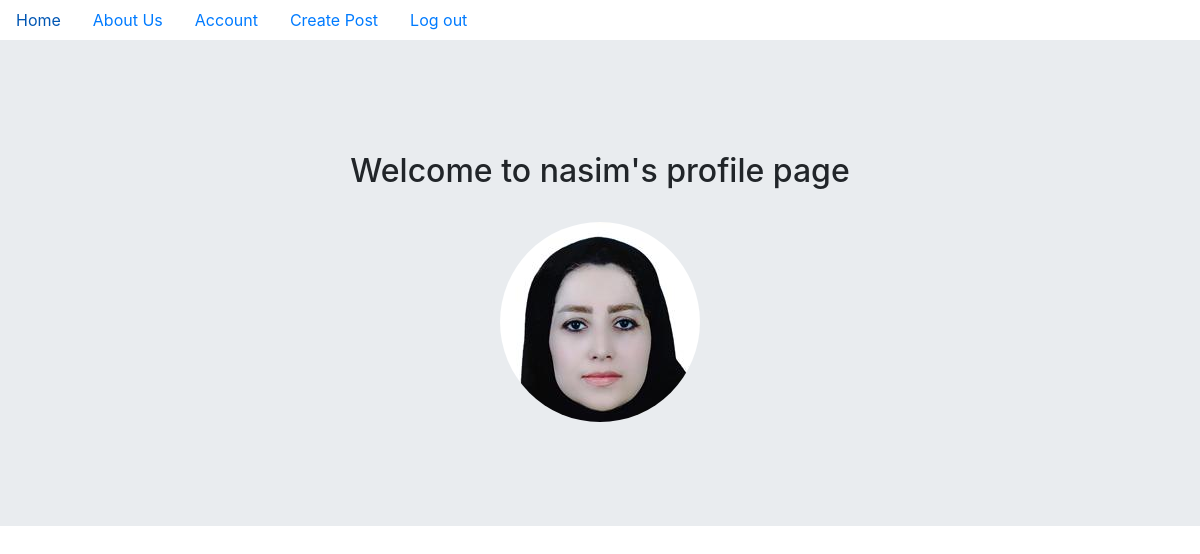
/nasim (signed in), run on an earlier commit of the app's database.
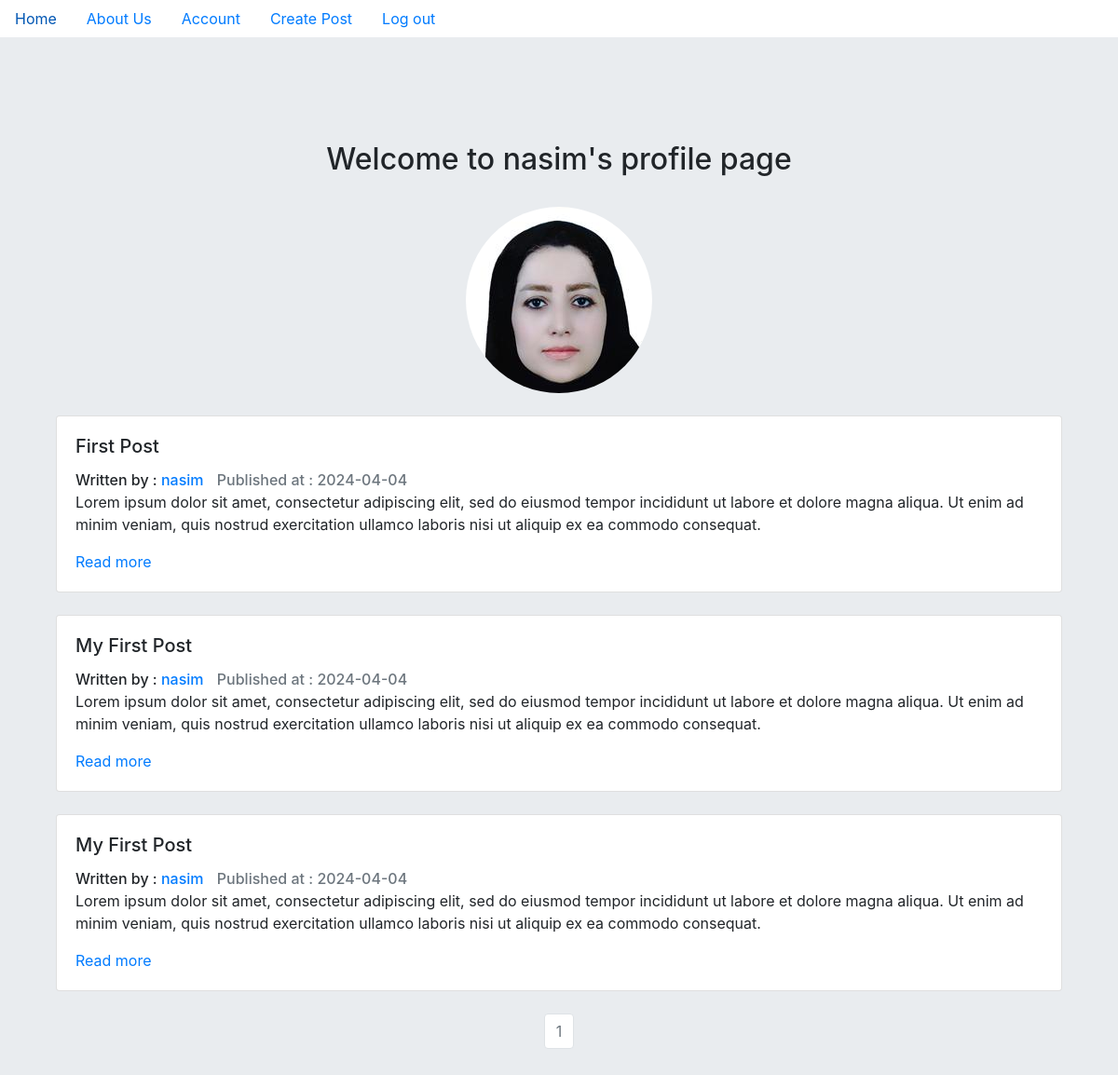
And on a later commit of the database.
### puppycompanyblog/models.py (models this page shows, shortened)
class User(db.Model,UserMixin):
    __tablename__ = 'users'
    id = db.Column(db.Integer, primary_key=True)
    email = db.Column(db.String(64) , unique = True , index = True)
    username = db.Column(db.String(64) , unique = True, index = True)
    password = db.Column(db.String(128))
    profile_image = db.Column(db.String(255) , nullable = False , default = 'default.jpg')
    posts = db.relationship('BlogPosts', backref = 'author', lazy = True)

class BlogPosts(db.Model):
    users = db.relationship(User)
    __tablename__ = 'posts'
    id = db.Column(db.Integer, primary_key=True)
    author_id = db.Column(db.Integer, db.ForeignKey('users.id'), nullable = False)
    title = db.Column(db.String(255), nullable = False)
    content = db.Column(db.Text, nullable = False)
    date_posted = db.Column(db.DateTime, nullable=False, default=datetime.utcnow)

### puppycompanyblog/users/views.py (the view)
@users.route('/<username>')
def user_posts(username):
    page = request.args.get('page', 1, type=int)
    user = User.query.filter_by(username=username).first_or_404()
    blog_posts = BlogPosts.query.filter_by(author=user).order_by(BlogPosts.date_posted.desc()).paginate(page=page, per_page=5)
    return render_template('user_blog_posts.html' , blog_posts= blog_posts , user=user)

### puppycompanyblog/models.py (called while the page is built)
@login_manager.user_loader
def load_user(user_id):
    return User.query.get(user_id)

### puppycompanyblog/templates/user_blog_posts.html (shortened to what this page needs)
{% extends 'base.html' %} {% block content %}
<div class="h-100 d-flex align-items-center justify-content-center">
  <div class="container mt-5 center">
    <div class="text-center">
      <h2>Welcome to {{current_user.username}}'s profile page</h2>
      <br />
    </div>
    <img
      src="{{url_for('static', filename='profile_pics/' + current_user.profile_image)}}"
      class="rounded-circle mx-auto d-block"
      alt=" {{current_user.username}}'s Profile Picture"
      width="200"
    />
    <br />
  </div>
</div>
<div>
  {% for post in blog_posts.items %}
  <div class="container">
    <div class="card">
      <div class="card-body">
        <h5 class="card-title">{{post.title}}</h5>
        <h6 style="display: inline">
          Written by :
          <a
            href="{{url_for('users.user_posts' , username=post.author.username)}}"
            class="card-link"
          >
            {{post.author.username}}
          </a>
        </h6>
        <h6 class="card-subtitle mb-2 text-muted" style="display: inline">
          Published at : {{post.date_posted.strftime('%Y-%m-%d')}}
        </h6>
        <br />
        <p class="card-text">{{post.content[0:231]}}</p>
        <a
          href="{{url_for('core.index' , blog_post_id = post.id) }}"
          class="card-link"
          >Read more</a
        >
      </div>
    </div>
  </div>
  <br />
  {% endfor %}
</div>
<nav aria-label="Page Navigation example">
  <ul class="pagination justify-content-center">
    {% for page_num in blog_posts.iter_pages(left_edge=1, right_edge=1,
    left_current=1,right_current=2) %} {% if blog_posts.page == page_num %}
    <li class="page-item disabled">
      <a
        class="page-link"
        href="{{url_for('users.user_posts', username = user.username , page = page_num)}}"
        >{{page_num}}</a
      >
    </li>
    {% endif %} {% endfor %}
  </ul>
</nav>
{% endblock %}

### puppycompanyblog/templates/base.html (shortened to what this page needs)
<!DOCTYPE html>
<html lang="en">
  <head>
    <link
      rel="stylesheet"
      href="https://stackpath.bootstrapcdn.com/bootstrap/4.3.1/css/bootstrap.min.css"
    />
  </head>
  <body>
    <ul class="nav justify-content">
      <li class="nav-item">
        <a class="nav-link active" href="{{url_for('core.index')}}">Home</a>
      </li>
      <li class="nav-item">
        <a class="nav-link" href="{{url_for('core.about')}}">About Us</a>
      </li>
      {% if current_user.is_authenticated %}
      <li class="nav-item">
        <a class="nav-link" href="{{url_for('users.account')}}">Account</a>
      </li>
      <li class="nav-item">
        <a class="nav-link" href="{{url_for('blog_posts.create')}}"
          >Create Post</a
        >
      </li>
      <li class="nav-item">
        <a class="nav-link" href="{{url_for('users.logout')}}">Log out</a>
      </li>
      {% endif %}
    </ul>
    <div class="jumbotron jumbotron-fluid">
      <div class="container">{% block content %} {% endblock %}</div>
    </div>
  </body>
</html>

What changed in the data, as far as the page shows it:
added BlogPosts: title "First Post", author.username "nasim", date_posted "2024-04-04", content "Lorem ipsum dolor sit amet, consectetur adipiscing elit, sed do eiusmod tempor incididunt ut labore et dolore magna aliqua. Ut enim ad minim veniam, quis nostrud exercitation ullamco laboris nisi ut aliquip ex ea commodo consequat."
added BlogPosts: title "My First Post", author.username "nasim", date_posted "2024-04-04", content "Lorem ipsum dolor sit amet, consectetur adipiscing elit, sed do eiusmod tempor incididunt ut labore et dolore magna aliqua. Ut enim ad minim veniam, quis nostrud exercitation ullamco laboris nisi ut aliquip ex ea commodo consequat."
added BlogPosts: title "My First Post", author.username "nasim", date_posted "2024-04-04", content "Lorem ipsum dolor sit amet, consectetur adipiscing elit, sed do eiusmod tempor incididunt ut labore et dolore magna aliqua. Ut enim ad minim veniam, quis nostrud exercitation ullamco laboris nisi ut aliquip ex ea commodo consequat."
Also different on the page:
new list line: "1"
